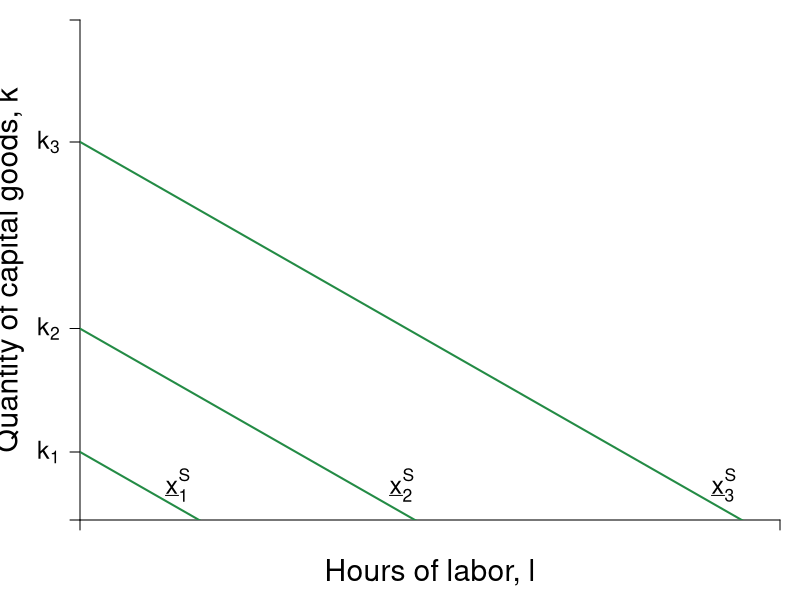

Write the R code that produced this figure.
#Graph Designer: Simon Halliday
#Authors: Bowles, Foley and Halliday
#Title: Coordination, Conflict and Competition: A Text in Microeconomics

library(shape)
pdf(file = "specprodexch/techvariables3.pdf", width = 7, height = 7)

#Set parameters for graphics
pointsize <- 1.8
axislabelsize <- 1.8
labelsize <- 1.5
namesize <- 1.8
annotatesize <- 1.5
graphlinewidth <- 2
segmentlinewidth <- 1.5

COL <- c("#7fc97f", "#beaed4", "#fdc086", "#ffff99", "#386cb0", "#f0027f", "#bf5b17", "#666666")
COLA <- c("#e0f3db", "#99d8c9","#66c2a4","#41ae76", "#238b45", "#005824")
COLB <- c("#c6dbef", "#4eb3d3", "#2b8cbe", "#0868ac","#084081")

#Edited the margins to cater for the larger LHS labels
par(mar =  c(4, 4, 1, 1))

uFn <- function(x, y, alpha = 0.7){
  (x^alpha)*(y^(1 - alpha))
}

isoA <- function(l, alpha = 0.7, xbar = 4, A = 2) {
  (xbar / A)^2 - alpha*l
}

trsline <- function(x, constant = 10, slope = 4){
  constant - (slope)*x
}

ff <- function(x, c = 12, s = 1/3){
  c - s*x
}

xlims <- c(0, 10)
ylims <- c(0, 10)

npts <- 501 
x <- seq(xlims[1], xlims[2], length.out = npts)
y <- seq(ylims[1], ylims[2], length.out = npts) 
a <- c(2, 4, 6)

plot(0, 0, xlim = xlims, ylim = ylims, type = "n",
     xlab = expression(paste("")),
     ylab = expression(paste("")), 
     xaxt = "n", 
     yaxt = "n", 
     cex.lab = axislabelsize, 
     bty = "n", 
     xaxs="i", 
     yaxs="i"
)


# ticksy <- seq(from = 0, to = ylims[2], by = 1)
# ylabels <- seq(from = 0, to = ylims[2], by = 1)
# ticksx <- seq(from = 0, to = xlims[2], by = 1)
# xlabels <- seq(from = 0, to = xlims[2], by = 1)
ticksy <- c(ylims[1], 1.36, 3.83, 7.56, ylims[2])
ylabels <- c(NA, expression(paste(k[1])), expression(paste(k[2])), expression(paste(k[3])), NA)
ticksx <- c(xlims[1], xlims[2])
xlabels <- c(NA, NA)

axis(1, at = ticksx, pos = 0, labels = xlabels, cex.axis  = labelsize)
axis(2, at = ticksy, pos = 0, labels = ylabels, las = 1, cex.axis  = labelsize)

npts <- 500 
xx1 <- seq(xlims[1], xlims[2], length.out = npts)
xx2 <- seq(0, xlims[2], length.out = npts)
xx3 <- seq(1.5, 2.5, length.out = npts)
xx4 <- seq(3, 5, length.out = npts)
xx5 <- seq(7, 9, length.out = npts)

#Draw the graphs
lines(xx1, isoA(xx1, alpha = 0.8, xbar = 3.5, A = 3), col = COLA[5], lwd = graphlinewidth)
lines(xx1, isoA(xx1, alpha = 0.8, xbar = 4.5, A = 2.3 ), col = COLA[5], lwd = graphlinewidth)
lines(xx1, isoA(xx1, alpha = 0.8, xbar = 5.5, A = 2), col = COLA[5], lwd = graphlinewidth)
#lines(xx1, isoA(xx1, alpha = 0.3, xbar = 4), col = COLB[5], lwd = graphlinewidth)
#lines(xx1, ff(xx1, c = 9, s = 1.34), col = COL[3], lwd = graphlinewidth)
# lines(xx3, trsline(xx3, constant = 16), col = "gray", lty = 2, lwd = graphlinewidth)
# lines(xx4, trsline(xx4, constant = 8, slope = 1), col = "gray", lty = 2, lwd = graphlinewidth)
# lines(xx5, trsline(xx5, constant = 4, slope = 0.25), col = "gray", lty = 2, lwd = graphlinewidth)
#lines(xx4, mcline(xx4, constant = totalcost(x = 3, c0 = 2, c1 = 0.05, c2 = 0.05) - 3*marginalcost(x = 3, c1 = 0.05, c2 = 0.05), slope = marginalcost(x = 3, c1 = 0.05, c2 = 0.05)), col = "gray", lty = 2, lwd = graphlinewidth)



#Label the feasible frontier
# text(3.2, 1, expression("Feasible Frontier"), cex = labelsize)
# text(3.2, 0.5, expression("(production possibilities frontier)"), cex = labelsize)
# Arrows(4.35, 0.95, 8.1, 0.95, col = "black", lty = 1, lwd = 2, arr.type = "triangle", arr.lwd = 0.5)

#Axis labels
mtext(expression(paste("Hours of labor, ", l)), side = 1, line = 2.5, cex = axislabelsize)
text(-1, 5, expression(paste("Quantity of capital goods, ", k)), xpd = TRUE, cex = axislabelsize, srt = 90) 


# contour(x, y, 
#         outer(x, y, uFn),
#         drawlabels = FALSE,
#         col = COLB[3],
#         lwd = graphlinewidth,
#         levels = a, 
#         xaxs="i", 
#         yaxs="i", 
#         add = TRUE)


#Label the indifference curves
#text(8, 1.6, expression(paste("Technology E, ", x[1]^E)), cex = labelsize)
# text(6, 9, expression(paste("Technology E Production: ", x == A*(alpha*l + k)^frac(1,2))), cex = labelsize)
# text(6, 8, expression(paste("Isoquant curve: ", k == bgroup("(",frac(bar(x), A),")")^2 - alpha*l   )), cex = labelsize)
# text(6, 7, expression(paste(trs(l,k) == frac(x[l],x[k]), phantom() == alpha)), cex = labelsize)

text(1.4, 0.7, expression(paste(underline(x)[1]^S)), cex = labelsize)
text(4.6, 0.7, expression(paste(underline(x)[2]^S)), cex = labelsize)
text(9.2, 0.7, expression(paste(underline(x)[3]^S)), cex = labelsize)

# text(8, 4, expression(paste(trs(l,k) == frac(2,8), phantom() == 0.25)), cex = labelsize)
# Arrows(8, 3.6, 8, 2.4, col = "black", lty = 1, lwd = 2, arr.type = "triangle", arr.lwd = 0.5)
# 
# text(4, 6, expression(paste(trs(l,k) == frac(4,4), phantom()==1)), cex = labelsize)
# Arrows(4, 5.6, 4, 4.4, col = "black", lty = 1, lwd = 2, arr.type = "triangle", arr.lwd = 0.5)
# 
# text(4, 8, expression(paste(trs(l,k) == frac(8,2), phantom() == 4)), cex = labelsize)
# Arrows(3.05, 8, 2.3, 8, col = "black", lty = 1, lwd = 2, arr.type = "triangle", arr.lwd = 0.5)


#Label feasible and infeasible
#text(8, 9, expression(paste(trs(l,k) == frac(x[l], x[k]), phantom() == frac(mp[l], mp[k]), phantom() == -frac(dk,dl))), cex = labelsize)
#text(3, 2.5, expression(paste("with plan ", (list(x, l, k)) )), cex = labelsize)

# text(8, 8.5, expression(paste("Production set:")), cex = labelsize)
# text(8, 8, expression(paste(x = bar(x), " feasible")), cex = labelsize)
# text(8, 7.5, expression(paste("with plan ", (list(x, l, k)) )), cex = labelsize)

#segments(0, 0, 4, ylims[2], lty = 2, col = "gray" , lwd = segmentlinewidth)

# segments(0, 8, 2.9705, 8, lty = 2, col = "gray" , lwd = segmentlinewidth)
#segments(2.9705, 0, 2.9705, 8, lty = 2, col = "gray" , lwd = segmentlinewidth)
# segments(2, 0, 2, 8, lty = 2, col = "gray" , lwd = segmentlinewidth)
# segments(4, 0, 4, 4, lty = 2, col = "gray" , lwd = segmentlinewidth)
# segments(0, 4, 4, 4, lty = 2, col = "gray" , lwd = segmentlinewidth)
# 
# 
# segments(8, 0, 8, 2, lty = 2, col = "gray" , lwd = segmentlinewidth)
# segments(0, 2, 8, 2, lty = 2, col = "gray" , lwd = segmentlinewidth)
# 
# segments(8, 0, 8,indiffA(x = 8)  , lty = 2, col = "gray" , lwd = segmentlinewidth)
# segments(0, indiffA(x = 8) , 8,indiffA(x = 8)  , lty = 2, col = "gray" , lwd = segmentlinewidth)

#Annotate points (4,4),(2,8),(8,2) on feasibility frontier
# text(4.2, 4.2, expression(paste(b)), cex = labelsize)
# points(2.1, isoA(l = 2.1, alpha = 0.3, xbar = 4), pch = 16, col = "black", cex = 1.5)
# text(2.1 - 0.2, isoA(l = 2.1, alpha = 0.3, xbar = 4), expression(paste(b)), cex = labelsize)


# points(3.04, isoA(l = 3.04, alpha = 0.7, xbar = 4), pch = 16, col = "black", cex = 1.5)
# text(3.04 - 0.2, isoA(l = 3.04, alpha = 0.7, xbar = 4), expression(paste(a)), cex = labelsize)

#points(4.8, indiffA(x = 4.8, alpha = 0.7), pch = 16, col = "black", cex = 1.5)


# text(7, 8, expression(paste("Lily's Utility: ", u^L*(list(x^L, y^L)) == (x^L)^{0.7}*(y^L)^{0.3})), cex = labelsize)
# text(7, 7, expression(paste("Peyton's Utility: ", u^P*(list(x^P, y^P)) == (x^P)^{0.5}*(y^P)^{0.5})), cex = labelsize)



dev.off()
